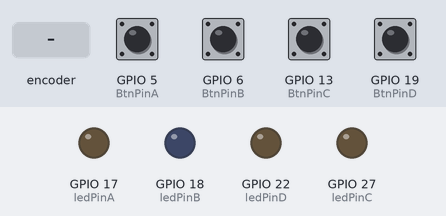
The program below on a simulated Raspberry Pi (BCM pin numbers). Parts: output pins drawn as LEDs (lit = HIGH). Inputs (shaded band) come from the test bench; at power-on: GPIO 5 (BtnPinA), GPIO 6 (BtnPinB), GPIO 13 (BtnPinC), GPIO 19 (BtnPinD) LOW. What the program prints to the terminal is not drawn.

Above: at 3.2 s.
3.3 s: rotary encoder on GPIO 5 (BtnPinA) / GPIO 6 (BtnPinB) turned 3 steps (first pin leading)
At 4.9 s:
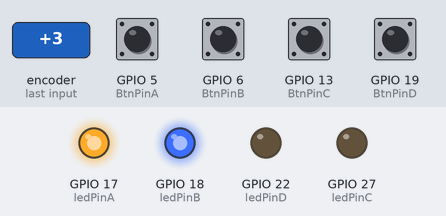
5.4 s: GPIO 13 (BtnPinC) pulled HIGH for 0.15 s
At 6.2 s:
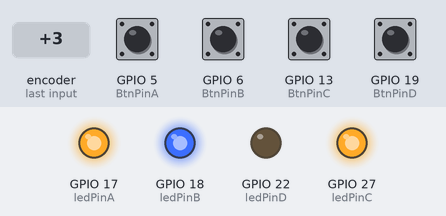
7.0 s: rotary encoder on GPIO 5 (BtnPinA) / GPIO 6 (BtnPinB) turned 1 step (first pin leading)
At 7.6 s:
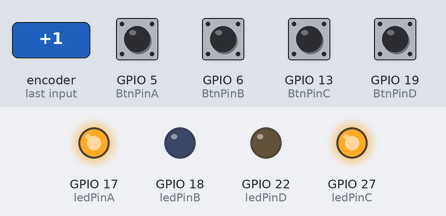
8.7 s: GPIO 19 (BtnPinD) pulled HIGH for 0.15 s
At 9.9 s:
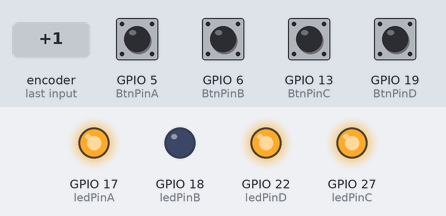
10.3 s: GPIO 13 (BtnPinC) pulled HIGH for 1 s
At 12.3 s:
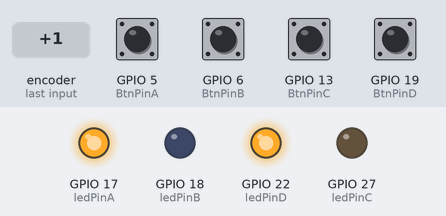
12.8 s: rotary encoder on GPIO 5 (BtnPinA) / GPIO 6 (BtnPinB) turned 1 step (first pin leading)
At 13.2 s:
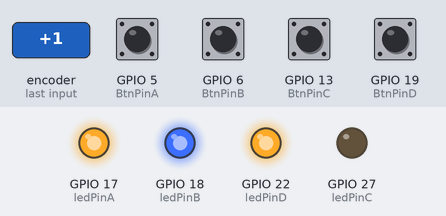
Timing chart, 0 to 15.5 s (numbered marks = the images above; inputs shaded):
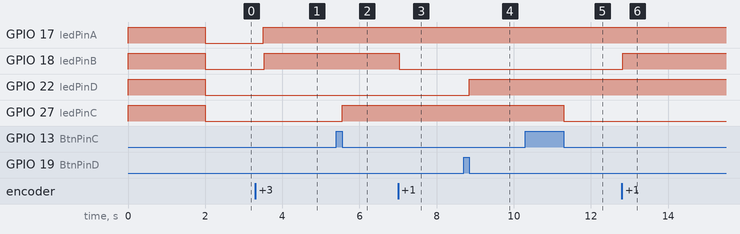

The program:

button4.py
```python
##  External Module import
import RPi.GPIO as GPIO
import time
import atexit

##  Pin Definition:
ledPinA = 17  ##  Physical (BCM) 37; GPIO 26
ledPinB = 18  ##
ledPinC = 27  ##
ledPinD = 22  ##
BtnPinA = 5  ##  Physical (BCM) 35; GPIO 19
BtnPinB = 6  ##
BtnPinC = 13  ##
BtnPinD = 19  ##

##  Pin Setup:
GPIO.setmode(GPIO.BCM)  ##  Broadcom pin-numbering scheme
GPIO.setup(ledPinA, GPIO.OUT)  ## LED pin set as output
GPIO.setup(ledPinB, GPIO.OUT)
GPIO.setup(ledPinC, GPIO.OUT)
GPIO.setup(ledPinD, GPIO.OUT)
GPIO.setup(BtnPinA, GPIO.IN, pull_up_down=GPIO.PUD_DOWN)  ##  Button pin set as input w/ pull up
GPIO.setup(BtnPinB, GPIO.IN, pull_up_down=GPIO.PUD_DOWN)  ##
GPIO.setup(BtnPinC, GPIO.IN, pull_up_down=GPIO.PUD_DOWN)  ##
GPIO.setup(BtnPinD, GPIO.IN, pull_up_down=GPIO.PUD_DOWN)  ##

##  Initial state for LEDs:
GPIO.output(ledPinA, GPIO.LOW)
GPIO.output(ledPinB, GPIO.LOW)
GPIO.output(ledPinC, GPIO.LOW)
GPIO.output(ledPinD, GPIO.LOW)

##  Initial machine states:
Atest = 0
Btest = 0
Ctest = 0
Dtest = 0

def cleanup():
    print('Ended abruptly')
    GPIO.cleanup()
atexit.register(cleanup)

def blink(pin):
    bi = 0
    while (bi < 9):
        GPIO.output(pin, GPIO.LOW)
        time.sleep(0.5)
        GPIO.output(pin, GPIO.HIGH)
        time.sleep(0.5)
        bi = bi + 1
    return

def toggleA(channel):
    global Atest
    if (Atest == 0):
        GPIO.output(ledPinA, GPIO.HIGH)
        Btest = 1
    elif (Atest == 1):
        GPIO.output(ledPinA, GPIO.LOW)
        Atest = 0
    return


def toggleB(channel):
    global Btest
    if (Btest == 0):
        GPIO.output(ledPinB, GPIO.HIGH)
        Btest = 1
    elif (Btest == 1):
        GPIO.output(ledPinB, GPIO.LOW)
        Btest = 0
    return

def toggleC(channel):
    global Ctest
    if (Ctest == 0):
        GPIO.output(ledPinC, GPIO.HIGH)
        Ctest = 1
    elif (Ctest == 1):
        GPIO.output(ledPinC, GPIO.LOW)
        Ctest = 0
    return

def toggleD(channel):
    global Dtest
    if (Dtest == 0):
        GPIO.output(ledPinD, GPIO.HIGH)
        Dtest = 1
    elif (Dtest == 1):
        GPIO.output(ledPinD, GPIO.LOW)
        Dtest = 0
    return

GPIO.add_event_detect(BtnPinA, GPIO.FALLING, callback=toggleA, bouncetime=200)
GPIO.add_event_detect(BtnPinB, GPIO.FALLING, callback=toggleB, bouncetime=200)
GPIO.add_event_detect(BtnPinC, GPIO.FALLING, callback=toggleC, bouncetime=200)
GPIO.add_event_detect(BtnPinD, GPIO.FALLING, callback=toggleD, bouncetime=200)

GPIO.output(ledPinA, GPIO.HIGH)
GPIO.output(ledPinB, GPIO.HIGH)
GPIO.output(ledPinC, GPIO.HIGH)
GPIO.output(ledPinD, GPIO.HIGH)
time.sleep(2)
GPIO.output(ledPinA, GPIO.LOW)
GPIO.output(ledPinB, GPIO.LOW)
GPIO.output(ledPinC, GPIO.LOW)
GPIO.output(ledPinD, GPIO.LOW)


while True:
#    GPIO.wait_for_edge(BtnPinD, GPIO.FALLING)
#    time.sleep(0.2)
#    blink(ledPinD)
    print('program running')
    time.sleep(120)
```

Measured:
- after the input at 3.3 s, GPIO 17 (ledPinA): LOW → HIGH after 0.20 s; GPIO 18 (ledPinB): LOW → HIGH after 0.23 s
- after the input at 5.4 s, GPIO 27 (ledPinC): LOW → HIGH after 0.15 s
- after the input at 7.0 s, GPIO 18 (ledPinB): HIGH → LOW at once
- after the input at 8.7 s, GPIO 22 (ledPinD): LOW → HIGH after 0.15 s
- after the input at 10.3 s, GPIO 27 (ledPinC): HIGH → LOW after 1.0 s
- after the input at 12.8 s, GPIO 18 (ledPinB): LOW → HIGH at once
